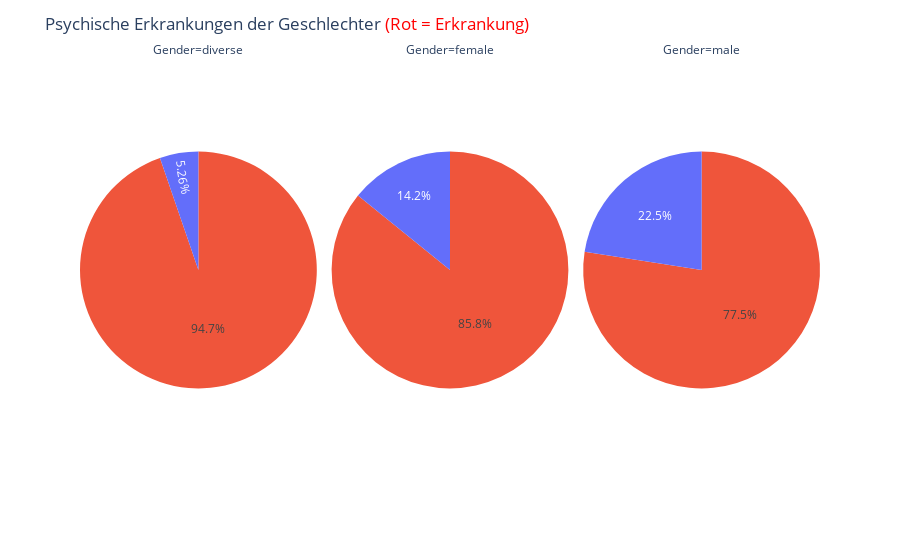

The code cell stored with this chart in its notebook:
### Code cell
fig = px.pie(gender_mhc, values= "count", facet_col="Gender", color= "mental_health_condition")

fig.update_layout(
    title ={
        "text": "Psychische Erkrankungen der Geschlechter <span style=\"color:red\">(Rot = Erkrankung)</span>"
    }
)

fig.show()

### Figure 1 — Plotly figure (JSON) as saved in the notebook; plotly's stock layout.template omitted (floating-point values rounded to 4 significant figures)
{"data": [{"customdata": [["No"], ["Yes"]], "domain": {"x": [0, 0.32], "y": [0, 1]}, "hovertemplate": "Gender=diverse<br>count=%{value}<br>mental_health_condition=%{customdata[0]}<extra></extra>", "legendgroup": "", "marker": {"colors": ["#636efa", "#EF553B"]}, "name": "", "showlegend": false, "type": "pie", "values": [1, 18]}, {"customdata": [["No"], ["Yes"]], "domain": {"x": [0.34, 0.66], "y": [0, 1]}, "hovertemplate": "Gender=female<br>count=%{value}<br>mental_health_condition=%{customdata[0]}<extra></extra>", "legendgroup": "", "marker": {"colors": ["#636efa", "#EF553B"]}, "name": "", "showlegend": false, "type": "pie", "values": [35, 212]}, {"customdata": [["No"], ["Yes"]], "domain": {"x": [0.68, 1.0], "y": [0, 1]}, "hovertemplate": "Gender=male<br>count=%{value}<br>mental_health_condition=%{customdata[0]}<extra></extra>", "legendgroup": "", "marker": {"colors": ["#636efa", "#EF553B"]}, "name": "", "showlegend": false, "type": "pie", "values": [222, 763]}], "layout": {"annotations": [{"font": {}, "showarrow": false, "text": "Gender=diverse", "x": 0.16, "xanchor": "center", "xref": "paper", "y": 1, "yanchor": "bottom", "yref": "paper"}, {"font": {}, "showarrow": false, "text": "Gender=female", "x": 0.5, "xanchor": "center", "xref": "paper", "y": 1, "yanchor": "bottom", "yref": "paper"}, {"font": {}, "showarrow": false, "text": "Gender=male", "x": 0.84, "xanchor": "center", "xref": "paper", "y": 1, "yanchor": "bottom", "yref": "paper"}], "legend": {"tracegroupgap": 0}, "margin": {"t": 60}, "title": {"text": "Psychische Erkrankungen der Geschlechter <span style=\"color:red\">(Rot = Erkrankung)</span>"}}}
